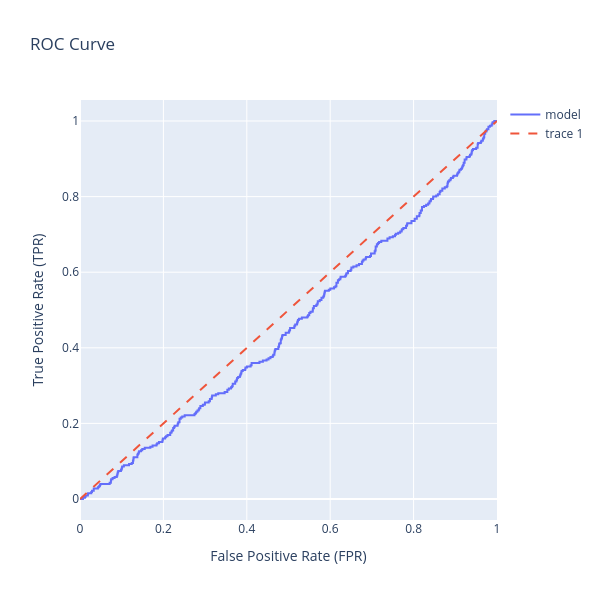

The notebook cell this image was saved under:
### Markdown cell above
### ROC-AUC Curve

### Code cell
fpr, tpr, _ = roc_curve(y_test, iso_forest.decision_function(X_test))
roc_auc = roc_auc_score(y_test, iso_forest.decision_function(X_test))
print(f"ROC-AUC Score: {roc_auc:.4f}")

fig = go.Figure()

fig.add_trace(go.Scatter(x=fpr, y=tpr, mode='lines', name='model'))

fig.add_trace(go.Scatter(x=[0,1], y=[0,1], mode='lines', line=dict(dash='dash')))

fig.update_layout(
    title='ROC Curve',
    xaxis_title='False Positive Rate (FPR)',
    yaxis_title='True Positive Rate (TPR)',
    width=600, height=600
)
fig.show()

### Figure 1 — Plotly figure (JSON) as saved in the notebook; plotly's stock layout.template omitted (floating-point values rounded to 4 significant figures; data arrays with more than 128 entries replaced by an {"elided": "..."} marker saying what was removed)
{"data": [{"mode": "lines", "name": "model", "type": "scatter", "x": {"elided": "531 float values"}, "y": {"elided": "531 float values"}}, {"line": {"dash": "dash"}, "mode": "lines", "type": "scatter", "x": [0, 1], "y": [0, 1]}], "layout": {"height": 600, "title": {"text": "ROC Curve"}, "width": 600, "xaxis": {"title": {"text": "False Positive Rate (FPR)"}}, "yaxis": {"title": {"text": "True Positive Rate (TPR)"}}}}
